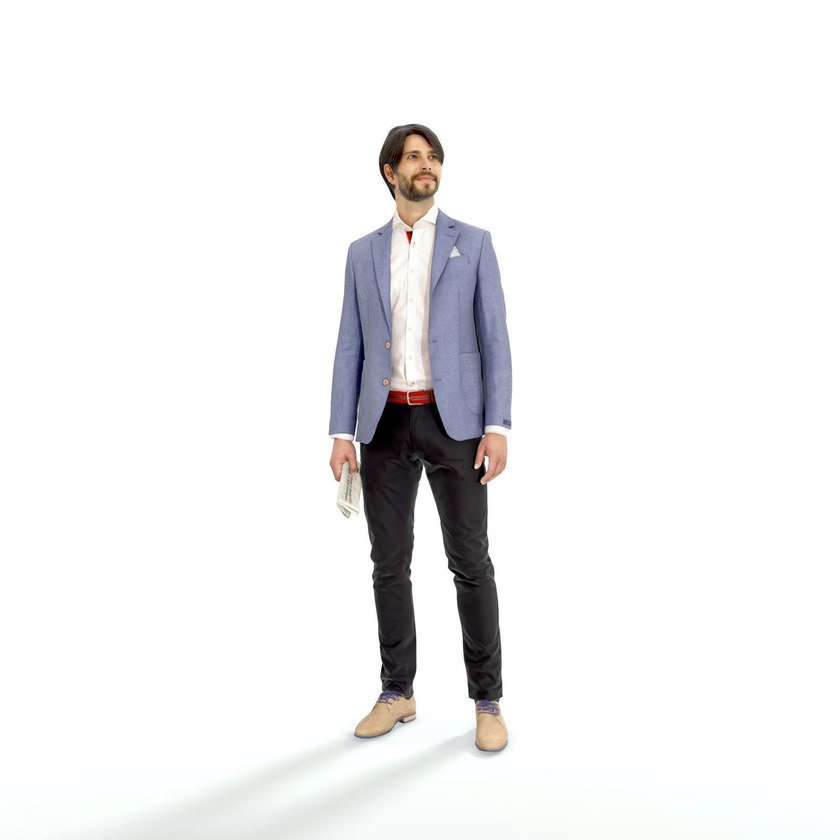
#> input picture Face Anonymizer/Assets.xcassets/Image.imageset/person-standing.jpg, 840 x 840 px, shrunk from 1600 x 1600 before the run
$ python show_keys.py
#> lines starting #> are read from the running program, lines starting #| are printed output that depends on the picture
import matplotlib.pyplot as plt
import matplotlib.image as mpimg

key_out = [(802.1928007964494, 346.64413511521155), (821.2853576422665, 318.27273832684824), (778.909622370501, 324.1152514743434), (854.4616936709631, 332.0044847777845), (721.1994334417558, 343.659135989178), (912.6217853234435, 475.52765723796205), (690.2095809520914, 489.0630699781128), (945.2017342534047, 663.5624867005107), (666.2847021674368, 682.0206579067363), (945.4394151264592, 806.4671616609922), (638.3645618008269, 820.958095209144), (862.0527571741245, 808.8351357307879), (714.155453930569, 810.1978584022373), (899.4288819309338, 1111.2112794868676), (729.2789206894455, 1091.8890214615758), (951.2888155094844, 1330.7384446437256), (758.6390157617948, 1315.4944750121595)]


nose = key_out[0:1]
right_eye = key_out[1:2]
left_eye = key_out[2:3]
right_ear = key_out[3:4]
left_ear = key_out[4:5]
right_shoulder = key_out[5:6]
left_shoulder = key_out[6:7]


x = [key[0] for key in key_out]
y = [key[1] for key in key_out]

img = mpimg.imread('./person-standing.jpg')
#> img is the input picture: shape (840, 840, 3); mean R, G, B 240.1, 239.9, 240.4
plt.imshow(img)
plt.scatter(x, y, c='r')
plt.show()
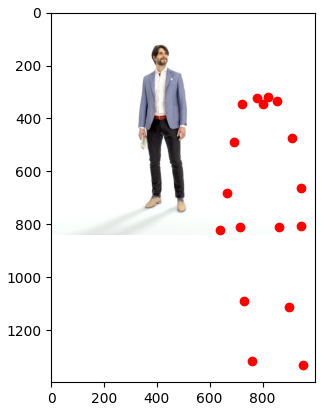
#> figure drawn by matplotlib, 1 panel
